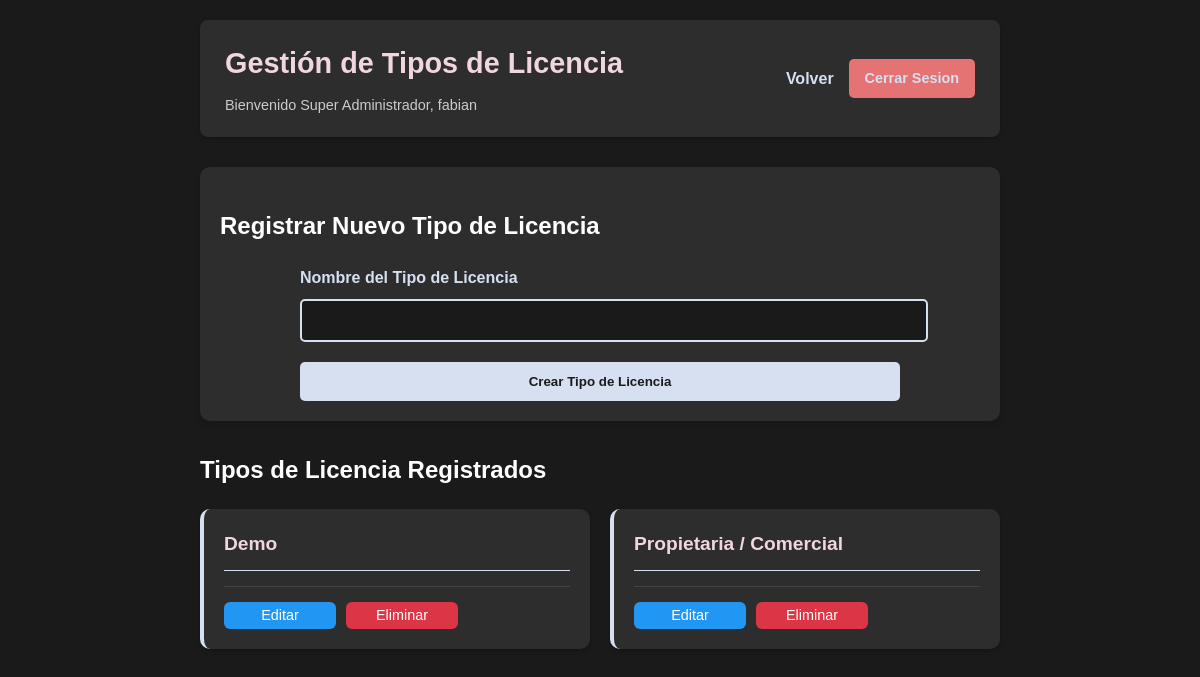
The app's page /vistas/spadmin/tipos_licencia.php (signed in) with its own data.
### tables this page shows
CREATE TABLE `tipo_licencia` (
  `id_tipolicencia` int(11) NOT NULL,
  `nom_tipolicencia` varchar(100) NOT NULL
);

### vistas/spadmin/tipos_licencia.php (the view, shortened to what this page needs)
<?php
$conex = new Database;
$con = $conex->conectar();
$sql = $con->prepare("SELECT * FROM tipo_licencia ORDER BY nom_tipolicencia");
$sql->execute();
$tipos = $sql->fetchAll(PDO::FETCH_ASSOC);
?>
<!DOCTYPE html>
<html lang="es">
<head>
    <link rel="stylesheet" href="../../assets/css/blog.css">
    <link rel="stylesheet" href="../../assets/css/licencias.css">
</head>
<body>
    <div class="container">
        <header>
            <div class="header-container">
                <div>
                    <h1>Gestión de Tipos de Licencia</h1>
                    <p>Bienvenido Super Administrador, <?php echo $_SESSION['nom_usu']; ?></p>
                </div>
                <div class="admin-actions">
                    <a href="index.php" class="btn-volver">Volver</a>
                    <a href="../../includes/cerrar_sesion.php" class="cerrar-sesion">Cerrar Sesion</a>
                </div>
            </div>
        </header>
        <div class="nuevo-post">
            <h2>Registrar Nuevo Tipo de Licencia</h2>
            <form action="tipo_licencia/crear_tipo_licencia.php" method="post" class="form-empresa">
                <div class="form-group">
                    <label>Nombre del Tipo de Licencia</label>
                    <input type="text" name="nom_tipolicencia" required>
                </div>
                <button type="submit" name="crear">Crear Tipo de Licencia</button>
            </form>
        </div>
        <div class="tipos-licencia">
            <h2>Tipos de Licencia Registrados</h2>
            <?php if ($tipos): ?>
                <div class="grid-empresas">
                <?php foreach ($tipos as $tipo): ?>
                    <div class="empresa-card">
                        <div class="empresa-header">
                            <h3><?php echo htmlspecialchars($tipo['nom_tipolicencia']); ?></h3>
                        </div>
                        <div class="empresa-actions">
                            <a href="tipo_licencia/editar_tipo_licencia.php?id=<?php echo $tipo['id_tipolicencia']; ?>"
                               class="btn-editar">Editar</a>
                            <a href="tipo_licencia/eliminar_tipo_licencia.php?id=<?php echo $tipo['id_tipolicencia']; ?>"
                               class="btn-eliminar"
                               onclick="return confirm('¿Está seguro de eliminar este tipo de licencia?')">
                                Eliminar
                            </a>
                        </div>
                    </div>
                <?php endforeach; ?>
            <?php else: ?>
                <p class="no-tipos">No hay tipos de licencia registrados</p>
            <?php endif; ?>
        </div>
    </div>
</body>
</html>

### assets/css/blog.css (style rules this page uses)
:root { --bg-dark: #1a1a1a; --bg-card: #2d2d2d; --text-primary: #ffffff; --text-secondary: #cccccc; --accent-1: #f0d6e0; --accent-2: #d6e0f0; --accent-3: #e0f0d6; }
body { background-color: var(--bg-dark); color: var(--text-primary); font-family: 'Arial', sans-serif; margin: 0; padding: 0; line-height: 1.6; }
.container { max-width: 800px; margin: 0 auto; padding: 20px; }
header { padding: 0; border-bottom: none; margin-bottom: 30px; }
.header-container { display: flex; justify-content: space-between; align-items: center; padding: 20px 25px; background-color: var(--bg-card); border-radius: 8px; box-shadow: 0 2px 4px rgba(0, 0, 0, 0.2); margin-bottom: 0; }
.header-container > div:first-child { margin-right: 20px; }
.header-container h1 { color: var(--accent-1); margin: 0 0 8px 0; font-size: 1.8em; }
.header-container p { margin: 0; color: var(--text-secondary); font-size: 0.9em; }
.admin-actions { display: flex; align-items: center; gap: 15px; }
.admin-actions a { margin-left: 0; text-decoration: none; color: var(--accent-2); font-weight: bold; transition: color 0.3s ease; }
.cerrar-sesion { background-color: #e57373; color: var(--bg-dark); padding: 8px 16px; border-radius: 5px; text-decoration: none; font-weight: bold; transition: all 0.3s ease; font-size: 0.9em; }
.nuevo-post { background-color: var(--bg-card); padding: 20px ; border-radius: 10px; margin-bottom: 30px; box-shadow: 0 4px 6px rgba(0, 0, 0, 0.1); }
.form-group { margin-bottom: 15px; }
input[type="text"], textarea { width: 100%; padding: 10px; border: 1px solid var(--accent-2); background-color: var(--bg-dark); color: var(--text-primary); border-radius: 5px; }
button { background-color: var(--accent-2); color: var(--bg-dark); border: none; padding: 10px 20px; border-radius: 5px; cursor: pointer; font-weight: bold; transition: all 0.3s ease; }

### assets/css/licencias.css (style rules this page uses)
:root { --estado-activo: #4CAF50; --estado-inactivo: #ff9800; --estado-expirado: #f44336; --demo-color: #2196F3; --comercial-color: #9c27b0; }
.btn-editar, .btn-eliminar { padding: 2px 6px; border-radius: 6px; text-decoration: none; font-weight: 500; font-size: 0.9em; transition: all 0.3s ease; display: inline-flex; align-items: center; justify-content: center; min-width: 100px; }
.btn-editar { background-color: #2196F3; color: white; }
.btn-eliminar { background-color: #dc3545; color: white; }
h2 { text-decoration: outline; }
.grid-empresas { display: grid; grid-template-columns: repeat(auto-fill, minmax(300px, 1fr)); gap: 20px; margin-top: 20px; }
.empresa-card { background-color: var(--bg-card); border-radius: 10px; padding: 20px; box-shadow: 0 2px 4px rgba(0, 0, 0, 0.2); transition: transform 0.3s ease, box-shadow 0.3s ease; border-left: 4px solid var(--accent-2); }
.empresa-header { display: flex; justify-content: space-between; align-items: center; margin-bottom: 15px; border-bottom: 1px solid var(--accent-2); padding-bottom: 10px; }
.empresa-header h3 { color: var(--accent-1); margin: 0; font-size: 1.2em; }
.empresa-actions { display: flex; gap: 10px; margin-top: 15px; padding-top: 15px; border-top: 1px solid rgba(255, 255, 255, 0.1); }
.form-empresa { max-width: 600px; margin: 0 auto; }
.form-empresa .form-group { margin-bottom: 20px; }
.form-empresa label { display: block; margin-bottom: 8px; color: var(--accent-2); font-weight: bold; }
.form-empresa input, .form-empresa select { width: 100%; padding: 12px; border: 2px solid var(--accent-2); background-color: var(--bg-dark); color: var(--text-primary); border-radius: 5px; transition: all 0.3s ease; }
.form-empresa button { width: 100%; padding: 12px; background-color: var(--accent-2); color: var(--bg-dark); border: none; border-radius: 5px; font-weight: bold; cursor: pointer; transition: all 0.3s ease; }

### records on screen
tipo_licencia: nom_tipolicencia "Demo"
tipo_licencia: nom_tipolicencia "Propietaria / Comercial"

### other values on screen
$_SESSION['nom_usu'] "fabian"
